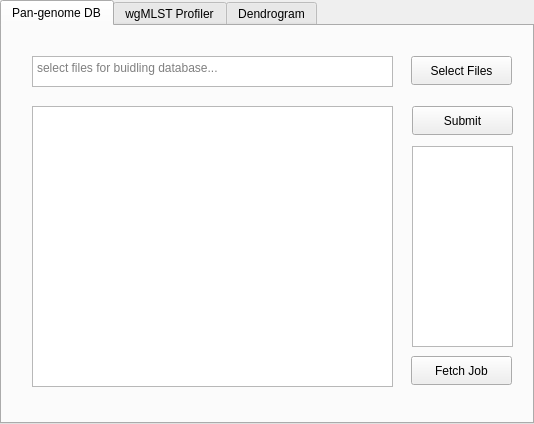
<?xml version="1.0" encoding="UTF-8"?>
<ui version="4.0">
 <class>mainTab</class>
 <widget class="QTabWidget" name="mainTab">
  <property name="geometry">
   <rect>
    <x>0</x>
    <y>0</y>
    <width>534</width>
    <height>424</height>
   </rect>
  </property>
  <property name="windowTitle">
   <string>wgMLST GUI</string>
  </property>
  <property name="currentIndex">
   <number>0</number>
  </property>
  <widget class="QWidget" name="panGenomeTab">
   <attribute name="title">
    <string>Pan-genome DB</string>
   </attribute>
   <widget class="QTextEdit" name="fileSelectText">
    <property name="geometry">
     <rect>
      <x>30</x>
      <y>30</y>
      <width>361</width>
      <height>31</height>
     </rect>
    </property>
    <property name="placeholderText">
     <string>select files for buidling database...</string>
    </property>
   </widget>
   <widget class="QPushButton" name="fileSelector">
    <property name="geometry">
     <rect>
      <x>409</x>
      <y>30</y>
      <width>101</width>
      <height>29</height>
     </rect>
    </property>
    <property name="text">
     <string>Select Files</string>
    </property>
   </widget>
   <widget class="QTextBrowser" name="logbox_1">
    <property name="geometry">
     <rect>
      <x>30</x>
      <y>80</y>
      <width>361</width>
      <height>281</height>
     </rect>
    </property>
   </widget>
   <widget class="QPushButton" name="fileSubmitter">
    <property name="geometry">
     <rect>
      <x>410</x>
      <y>80</y>
      <width>101</width>
      <height>29</height>
     </rect>
    </property>
    <property name="text">
     <string>Submit</string>
    </property>
   </widget>
   <widget class="QPushButton" name="jobFetcher">
    <property name="geometry">
     <rect>
      <x>409</x>
      <y>330</y>
      <width>101</width>
      <height>29</height>
     </rect>
    </property>
    <property name="text">
     <string>Fetch Job</string>
    </property>
   </widget>
   <widget class="QListView" name="joblist_1">
    <property name="geometry">
     <rect>
      <x>410</x>
      <y>120</y>
      <width>101</width>
      <height>201</height>
     </rect>
    </property>
   </widget>
  </widget>
  <widget class="QWidget" name="profilerTab">
   <attribute name="title">
    <string>wgMLST Profiler</string>
   </attribute>
   <widget class="QTextEdit" name="profileSelectText">
    <property name="geometry">
     <rect>
      <x>30</x>
      <y>30</y>
      <width>361</width>
      <height>31</height>
     </rect>
    </property>
    <property name="placeholderText">
     <string>select profile...</string>
    </property>
   </widget>
   <widget class="QPushButton" name="profileSelector">
    <property name="geometry">
     <rect>
      <x>409</x>
      <y>30</y>
      <width>101</width>
      <height>29</height>
     </rect>
    </property>
    <property name="text">
     <string>Select Profile</string>
    </property>
   </widget>
   <widget class="QListView" name="joblist_2">
    <property name="geometry">
     <rect>
      <x>220</x>
      <y>80</y>
      <width>171</width>
      <height>281</height>
     </rect>
    </property>
   </widget>
   <widget class="QTextBrowser" name="logbox_2">
    <property name="geometry">
     <rect>
      <x>30</x>
      <y>80</y>
      <width>171</width>
      <height>281</height>
     </rect>
    </property>
   </widget>
   <widget class="QPushButton" name="runButton">
    <property name="geometry">
     <rect>
      <x>410</x>
      <y>330</y>
      <width>101</width>
      <height>29</height>
     </rect>
    </property>
    <property name="text">
     <string>Run</string>
    </property>
   </widget>
   <widget class="QPushButton" name="profileSearcher">
    <property name="geometry">
     <rect>
      <x>410</x>
      <y>80</y>
      <width>101</width>
      <height>29</height>
     </rect>
    </property>
    <property name="text">
     <string>Search Profiles</string>
    </property>
   </widget>
  </widget>
  <widget class="QWidget" name="dendrogramTab">
   <attribute name="title">
    <string>Dendrogram</string>
   </attribute>
   <widget class="QGraphicsView" name="treeViewer">
    <property name="geometry">
     <rect>
      <x>30</x>
      <y>80</y>
      <width>361</width>
      <height>291</height>
     </rect>
    </property>
   </widget>
   <widget class="QPushButton" name="plottingSelector">
    <property name="geometry">
     <rect>
      <x>410</x>
      <y>30</y>
      <width>101</width>
      <height>29</height>
     </rect>
    </property>
    <property name="text">
     <string>Select Profile</string>
    </property>
   </widget>
   <widget class="QTextEdit" name="plottingSelectText">
    <property name="geometry">
     <rect>
      <x>30</x>
      <y>30</y>
      <width>361</width>
      <height>31</height>
     </rect>
    </property>
    <property name="placeholderText">
     <string>select profile for plotting...</string>
    </property>
   </widget>
   <widget class="QPushButton" name="toPdfButton">
    <property name="geometry">
     <rect>
      <x>410</x>
      <y>290</y>
      <width>101</width>
      <height>29</height>
     </rect>
    </property>
    <property name="text">
     <string>Save as pdf</string>
    </property>
   </widget>
   <widget class="QPushButton" name="toNewickButton">
    <property name="geometry">
     <rect>
      <x>410</x>
      <y>340</y>
      <width>101</width>
      <height>29</height>
     </rect>
    </property>
    <property name="text">
     <string>Save as newick</string>
    </property>
   </widget>
  </widget>
 </widget>
 <tabstops>
  <tabstop>fileSelectText</tabstop>
  <tabstop>fileSelector</tabstop>
  <tabstop>logbox_1</tabstop>
  <tabstop>fileSubmitter</tabstop>
  <tabstop>joblist_1</tabstop>
  <tabstop>jobFetcher</tabstop>
  <tabstop>profileSelectText</tabstop>
  <tabstop>profileSelector</tabstop>
  <tabstop>logbox_2</tabstop>
  <tabstop>joblist_2</tabstop>
  <tabstop>runButton</tabstop>
  <tabstop>plottingSelectText</tabstop>
  <tabstop>plottingSelector</tabstop>
  <tabstop>treeViewer</tabstop>
  <tabstop>toPdfButton</tabstop>
  <tabstop>toNewickButton</tabstop>
 </tabstops>
 <resources/>
 <connections/>
</ui>
